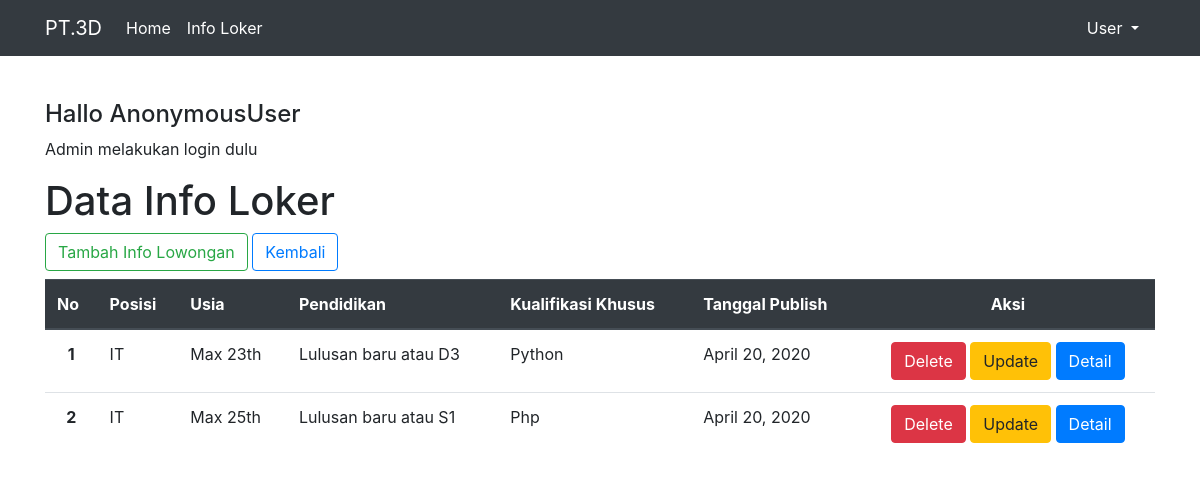
Page /user/dataloker/ on the committed database.
### user/models.py (models this page shows, shortened)
class InfoModel(models.Model): # untuk info loker (admin)
    posisi      = models.CharField(max_length=50)
    syarat1     = models.CharField(max_length=100)
    syarat2     = models.CharField(max_length=100)
    syarat3     = models.CharField(max_length=100)
    syarat4     = models.CharField(max_length=100)
    deskripsi   = models.TextField()
    benefit     = models.TextField()
    kontak      = models.TextField()
    publish     = models.DateTimeField(auto_now_add=True)
    slug        = models.SlugField(blank=True, editable=False)

### user/views.py (the view)
# urls.py: path('dataloker/',DataLoker.as_view(), name='data_loker'),
class DataLoker(ListView):
    model = InfoModel
    context_object_name = 'info'
    template_name = 'admin/data_loker.html'

### user/templates/admin/data_loker.html (shortened to what this page needs)
{% extends 'base.html' %}
{% block content %}
    <h4>Hallo {{user}}</h4>
    <p>Admin melakukan login dulu</p>
    <h1>Data Info Loker</h1>
    <div class="table">
        <a href="{% url 'user:tambah_info' %}" class="btn btn-outline-success mb-2">Tambah Info Lowongan</a>
        <a href="{% url 'user:login' %}" class="btn btn-outline-primary mb-2">Kembali</a>
        <table class="table table-hover">
            <thead class="thead-dark">
                <tr>
                    <th>No</th>
                    <th>Posisi</th>
                    <th>Usia</th>
                    <th>Pendidikan</th>
                    <th>Kualifikasi Khusus</th>
                    <th>Tanggal Publish</th>
                    <th class="text-center">Aksi</th>
                </tr>
            </thead>
            <tbody>
                {% for user in info %}
                <tr>
                    <th class="text-center" scope="row">{{forloop.counter}}</th>
                    <td>{{user.posisi}}</td>
                    <td>{{user.syarat1}}</td>
                    <td>{{user.syarat2}}</td>
                    <td>{{user.syarat3}}</td>
                    <td>{{user.publish|date}}</td>
                    <td class="text-center" >
                        <a class="btn btn-danger" href="#">Delete</a>
                        <a class="btn btn-warning" href="{% url 'user:Update' user.id %}">Update</a>
                        <a class="btn btn-primary" href="{% url 'user:detail_loker' user.id %}">Detail</a>
                    </td>
                </tr>
                {% endfor %}
            </tbody>
        </table>
    </div>
{% endblock content %}

### rows in the picture
InfoModel: posisi "IT", syarat1 "Max 23th", syarat2 "Lulusan baru atau D3", syarat3 "Python", publish "April 20, 2020"
InfoModel: posisi "IT", syarat1 "Max 25th", syarat2 "Lulusan baru atau S1", syarat3 "Php", publish "April 20, 2020"

### other values in the picture
{{ user }} "AnonymousUser"
